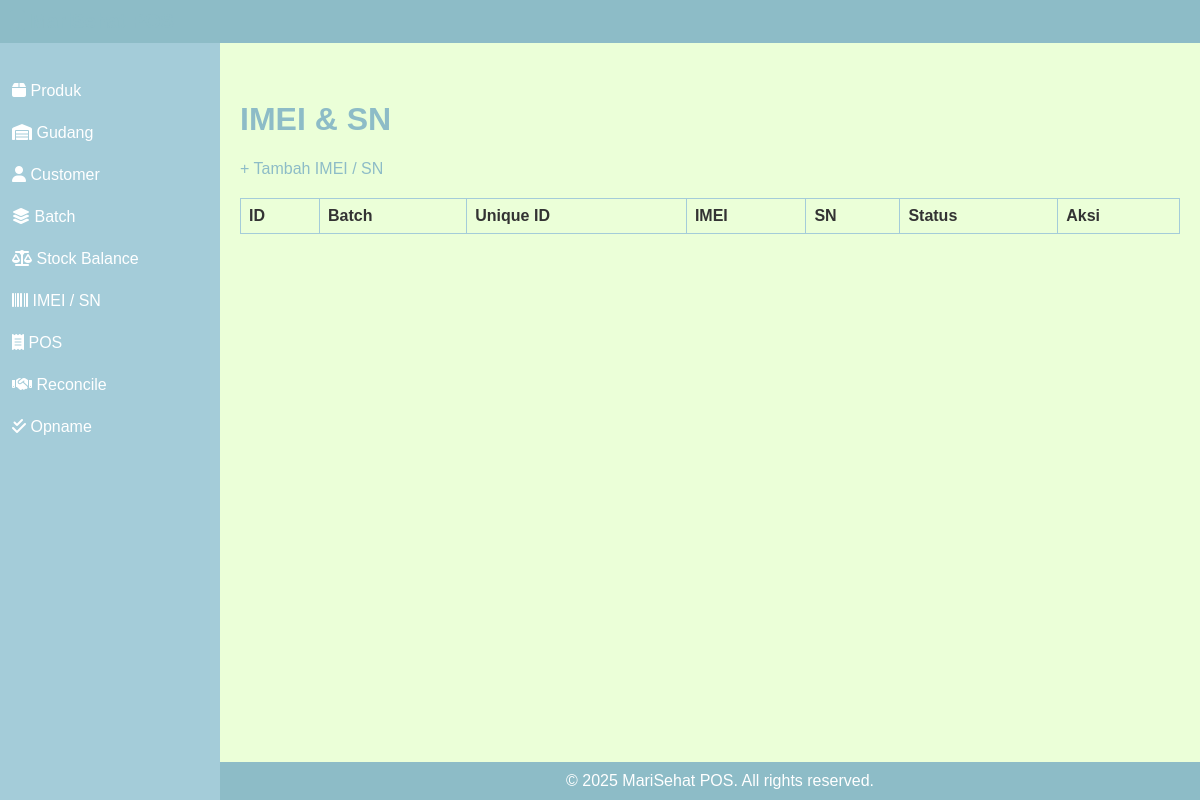
Before: /imei_sn/index.php with the older database file.
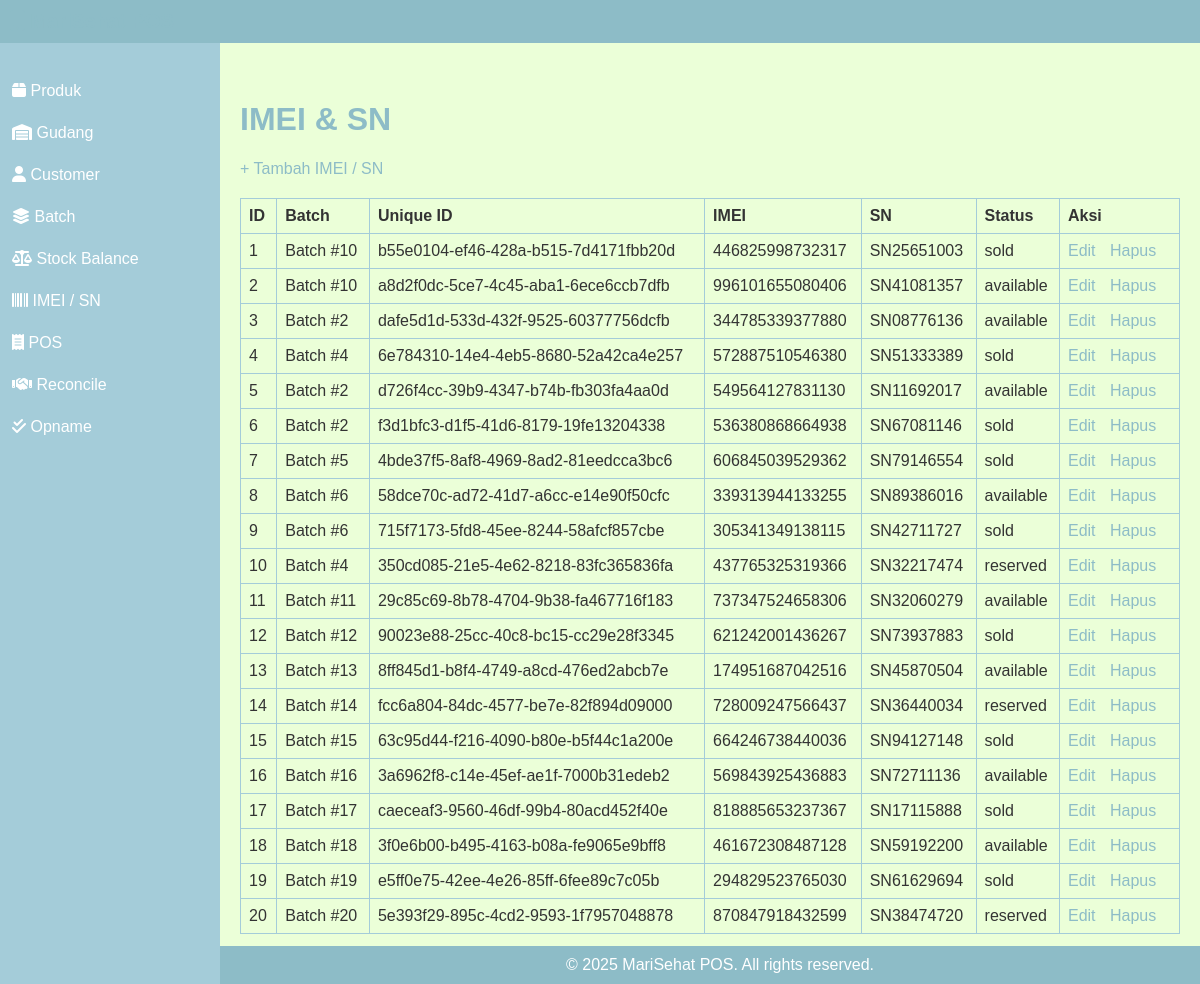
After: the same page with the newer database file.
### tables this page shows
CREATE TABLE `imei_sn` (
  `id` int(11) NOT NULL,
  `inventory_batch_id` int(11) DEFAULT NULL,
  `uniqe_id` varchar(100) DEFAULT NULL,
  `imei` varchar(50) DEFAULT NULL,
  `sn` varchar(50) DEFAULT NULL,
  `status` enum('available','sold','reserved') DEFAULT 'available'
);

CREATE TABLE `inventory_batches` (
  `id` int(11) NOT NULL,
  `product_id` int(11) DEFAULT NULL,
  `quantity` int(11) DEFAULT NULL,
  `harga_beli` decimal(15,2) DEFAULT NULL,
  `harga_jual` decimal(15,2) DEFAULT NULL,
  `tanggal_masuk` date DEFAULT NULL,
  `supplier` varchar(100) DEFAULT NULL,
  `id_pembelian` varchar(50) DEFAULT NULL
);

### imei_sn/index.php (the view)
<?php
require '../db.php';
$stmt = $pdo->query("SELECT imei_sn.*, inventory_batches.id AS batch_id
    FROM imei_sn
    JOIN inventory_batches ON imei_sn.inventory_batch_id = inventory_batches.id");
$items = $stmt->fetchAll();
?>
<link rel="stylesheet" href="../css/style.css">
<?php include '../includes/header.php'; ?>
<?php include '../includes/sidebar.php'; ?>
<h1>IMEI & SN</h1>
<a href="create.php">+ Tambah IMEI / SN</a>
<table>
    <tr>
        <th>ID</th>
        <th>Batch</th>
        <th>Unique ID</th>
        <th>IMEI</th>
        <th>SN</th>
        <th>Status</th>
        <th>Aksi</th>
    </tr>
    <?php foreach ($items as $i): ?>
    <tr>
        <td><?= $i['id'] ?></td>
        <td>Batch #<?= $i['batch_id'] ?></td>
        <td><?= htmlspecialchars($i['uniqe_id']) ?></td>
        <td><?= htmlspecialchars($i['imei']) ?></td>
        <td><?= htmlspecialchars($i['sn']) ?></td>
        <td><?= htmlspecialchars($i['status']) ?></td>
        <td>
            <a href="edit.php?id=<?= $i['id'] ?>">Edit</a>
            <a href="delete.php?id=<?= $i['id'] ?>" onclick="return confirm('Yakin hapus?')">Hapus</a>
        </td>
    </tr>
    <?php endforeach; ?>
</table>
<?php include '../includes/footer.php'; ?>

Changed rows visible on the page:
added imei_sn: id "1", inventory_batch "10", uniqe "b55e0104-ef46-428a-b515-7d4171fbb20d", imei "446825998732317", sn "SN25651003", status "sold"
added imei_sn: id "2", inventory_batch "10", uniqe "a8d2f0dc-5ce7-4c45-aba1-6ece6ccb7dfb", imei "996101655080406", sn "SN41081357", status "available"
added imei_sn: id "3", inventory_batch "2", uniqe "dafe5d1d-533d-432f-9525-60377756dcfb", imei "344785339377880", sn "SN08776136", status "available"
added imei_sn: id "4", inventory_batch "4", uniqe "6e784310-14e4-4eb5-8680-52a42ca4e257", imei "572887510546380", sn "SN51333389", status "sold"
added imei_sn: id "5", inventory_batch "2", uniqe "d726f4cc-39b9-4347-b74b-fb303fa4aa0d", imei "549564127831130", sn "SN11692017", status "available"
added imei_sn: id "6", inventory_batch "2", uniqe "f3d1bfc3-d1f5-41d6-8179-19fe13204338", imei "536380868664938", sn "SN67081146", status "sold"
added imei_sn: id "7", inventory_batch "5", uniqe "4bde37f5-8af8-4969-8ad2-81eedcca3bc6", imei "606845039529362", sn "SN79146554", status "sold"
added imei_sn: id "8", inventory_batch "6", uniqe "58dce70c-ad72-41d7-a6cc-e14e90f50cfc", imei "339313944133255", sn "SN89386016", status "available"
added imei_sn: id "9", inventory_batch "6", uniqe "715f7173-5fd8-45ee-8244-58afcf857cbe", imei "305341349138115", sn "SN42711727", status "sold"
added imei_sn: id "10", inventory_batch "4", uniqe "350cd085-21e5-4e62-8218-83fc365836fa", imei "437765325319366", sn "SN32217474", status "reserved"
added imei_sn: id "11", inventory_batch "11", uniqe "29c85c69-8b78-4704-9b38-fa467716f183", imei "737347524658306", sn "SN32060279", status "available"
added imei_sn: id "12", inventory_batch "12", uniqe "90023e88-25cc-40c8-bc15-cc29e28f3345", imei "621242001436267", sn "SN73937883", status "sold"
added imei_sn: id "13", inventory_batch "13", uniqe "8ff845d1-b8f4-4749-a8cd-476ed2abcb7e", imei "174951687042516", sn "SN45870504", status "available"
added imei_sn: id "14", inventory_batch "14", uniqe "fcc6a804-84dc-4577-be7e-82f894d09000", imei "728009247566437", sn "SN36440034", status "reserved"
added imei_sn: id "15", inventory_batch "15", uniqe "63c95d44-f216-4090-b80e-b5f44c1a200e", imei "664246738440036", sn "SN94127148", status "sold"
added imei_sn: id "16", inventory_batch "16", uniqe "3a6962f8-c14e-45ef-ae1f-7000b31edeb2", imei "569843925436883", sn "SN72711136", status "available"
added imei_sn: id "17", inventory_batch "17", uniqe "caeceaf3-9560-46df-99b4-80acd452f40e", imei "818885653237367", sn "SN17115888", status "sold"
added imei_sn: id "18", inventory_batch "18", uniqe "3f0e6b00-b495-4163-b08a-fe9065e9bff8", imei "461672308487128", sn "SN59192200", status "available"
added imei_sn: id "19", inventory_batch "19", uniqe "e5ff0e75-42ee-4e26-85ff-6fee89c7c05b", imei "294829523765030", sn "SN61629694", status "sold"
added imei_sn: id "20", inventory_batch "20", uniqe "5e393f29-895c-4cd2-9593-1f7957048878", imei "870847918432599", sn "SN38474720", status "reserved"
